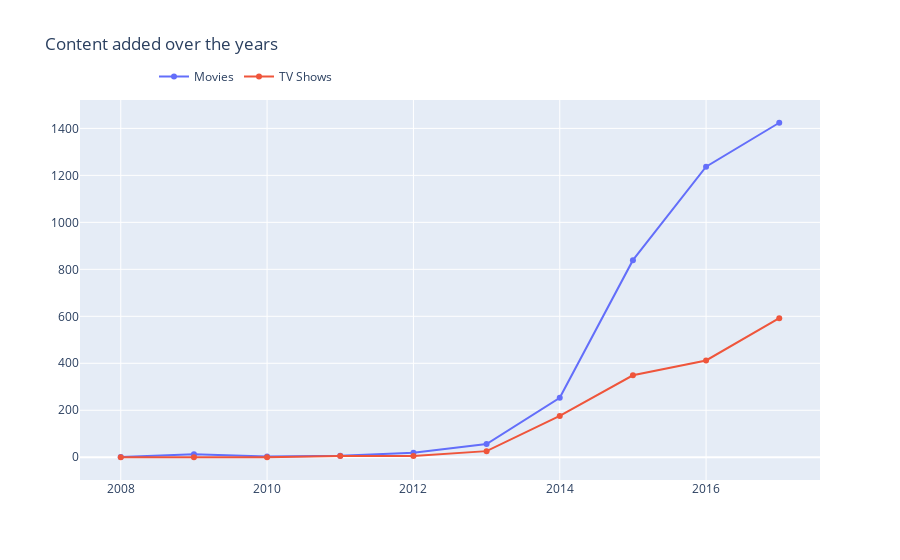

Notebook code cell kept with this figure:
### Markdown cell above
Content plot

### Code cell
line1 = go.Scatter(x = [i for i in range(2008,2020)], y = movie_per_year,mode = 'lines+markers', name = 'Movies')
line2 = go.Scatter(x = [i for i in range(2008,2020)], y = tv_shows_per_year, mode = 'lines+markers', name = 'TV Shows')
data = [line1, line2]
layout = go.Layout(title = "Content added over the years", legend=dict(x = 0.1, y = 1.1, orientation = "h"))
fig = go.Figure(data, layout = layout)
fig.show()

### Figure 1 — Plotly figure (JSON) as saved in the notebook; plotly's stock layout.template omitted (floating-point values rounded to 4 significant figures)
{"data": [{"mode": "lines+markers", "name": "Movies", "type": "scatter", "x": [2008, 2009, 2010, 2011, 2012, 2013, 2014, 2015, 2016, 2017, 2018, 2019], "y": [1, 13, 3, 6, 19, 56, 253, 839, 1237, 1424]}, {"mode": "lines+markers", "name": "TV Shows", "type": "scatter", "x": [2008, 2009, 2010, 2011, 2012, 2013, 2014, 2015, 2016, 2017, 2018, 2019], "y": [0, 0, 0, 5, 5, 26, 176, 349, 412, 592]}], "layout": {"legend": {"orientation": "h", "x": 0.1, "y": 1.1}, "title": {"text": "Content added over the years"}}}
